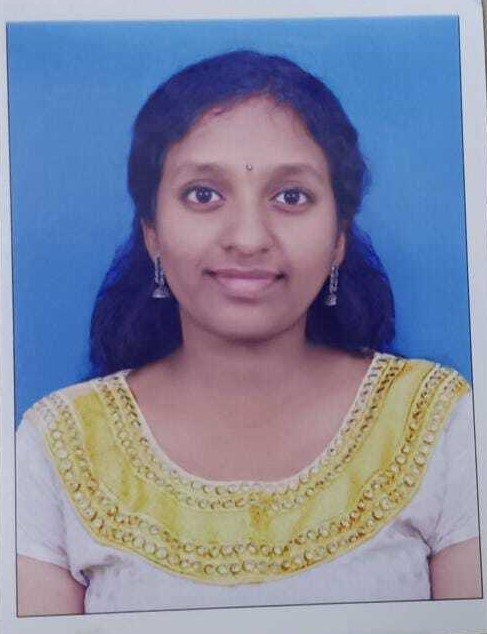
#> input picture registered_faces/21BCE1001.jpg, 487 x 634 px
$ python -i biometrics.py   (imports and definitions only)
#> lines starting #> are read from the running program, lines starting #| are printed output that depends on the picture
"""
biometrics.py - Biometric Vision & Face Match Engine
Computes real-time similarity and confidence percentages between an enrolled
reference photo and a live IoT camera capture using PIL and NumPy.
"""

import io
import math
from typing import Dict, Any, Optional, Tuple
from PIL import Image, ImageOps, ImageFilter
import numpy as np


# [104 lines left out: functions load_image_bytes, rotate_image, crop_to_portrait, generate_default_avatar, not called in this run]


def crop_face_region(img: Image.Image) -> Image.Image:
    """Crops the central 70% where the face is concentrated to minimize background color bias."""
    w, h = img.size
    left = int(w * 0.12)
    top = int(h * 0.08)
    right = int(w * 0.88)
    bottom = int(h * 0.88)
    return img.crop((left, top, right, bottom))


def compute_normalized_histogram(img: Image.Image, bins: int = 16) -> np.ndarray:
    """Computes normalized 3-channel color histogram focused on face region."""
    face = crop_face_region(img)
    resized = face.resize((128, 128))
    arr = np.asarray(resized, dtype=np.float32)

    hist_r, _ = np.histogram(arr[:, :, 0], bins=bins, range=(0, 256))
    hist_g, _ = np.histogram(arr[:, :, 1], bins=bins, range=(0, 256))
    hist_b, _ = np.histogram(arr[:, :, 2], bins=bins, range=(0, 256))

    hist = np.concatenate([hist_r, hist_g, hist_b]).astype(np.float32)
    norm = np.linalg.norm(hist)
    if norm > 0:
        hist /= norm
    return hist


# [90 lines left out: functions compute_structural_vector, compute_edge_energy_vector, compare_biometrics, not called in this run]

>>> import cv2
>>> picture = cv2.imread('registered_faces/21BCE1001.jpg', cv2.IMREAD_GRAYSCALE)
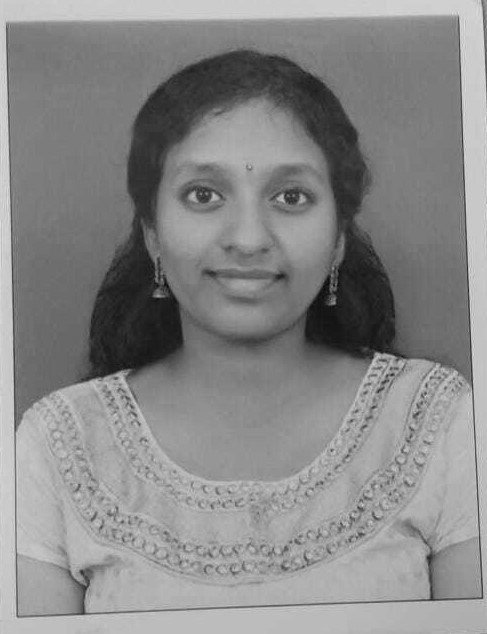
#> picture: shape (634, 487); min 7, max 224, mean 136.2
>>> result = compute_normalized_histogram(picture)
#> (the run stopped early here; a loop or call above may not have finished)

$ run again, on registered_faces/21BCE1042.jpg
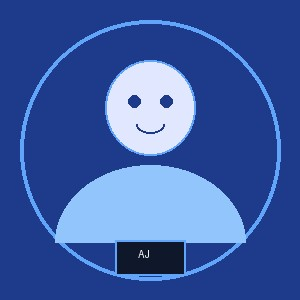
#> input picture registered_faces/21BCE1042.jpg, 300 x 300 px
#> `picture = cv2.imread('registered_faces/21BCE1001.jpg', cv2.IMREAD_GRAY..`:
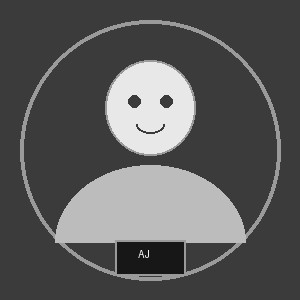
#> picture: shape (300, 300); min 11, max 252, mean 90.3

$ run again, on registered_faces/24BLC1033.jpg
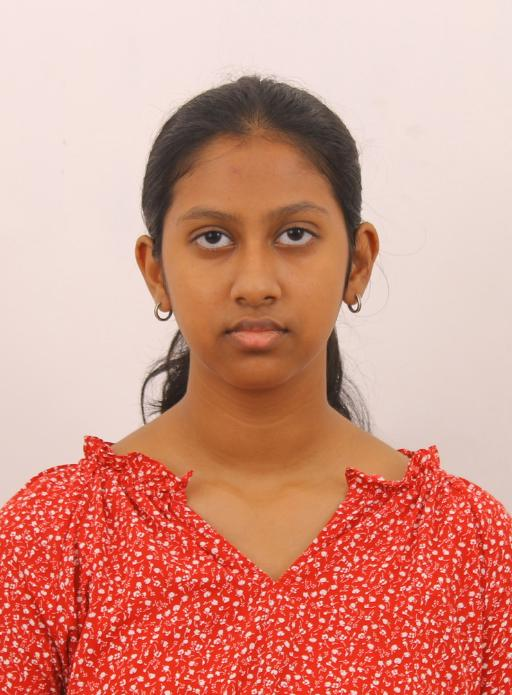
#> input picture registered_faces/24BLC1033.jpg, 512 x 695 px
#> `picture = cv2.imread('registered_faces/21BCE1001.jpg', cv2.IMREAD_GRAY..`:
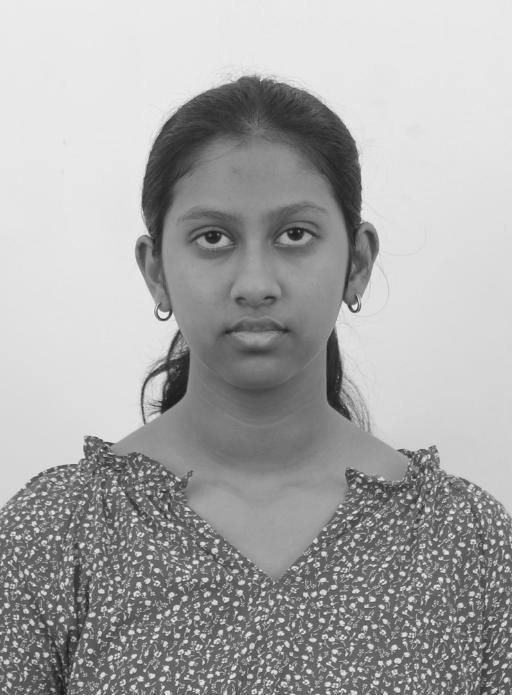
#> picture: shape (695, 512); min 22, max 248, mean 167.5
